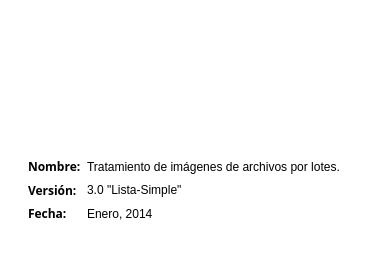
     <widget class="QWidget" name="tab">
      <property name="styleSheet">
       <string notr="true">background-color: rgb(255, 255, 255);</string>
      </property>
      <attribute name="title">
       <string>Versión</string>
      </attribute>
      <layout class="QGridLayout" name="gridLayout_3">
       <item row="0" column="0">
        <layout class="QHBoxLayout" name="horizontalLayout_3">
         <item>
          <spacer name="horizontalSpacer_2">
           <property name="orientation">
            <enum>Qt::Horizontal</enum>
           </property>
           <property name="sizeHint" stdset="0">
            <size>
             <width>23</width>
             <height>141</height>
            </size>
           </property>
          </spacer>
         </item>
         <item>
          <widget class="QLabel" name="label">
           <property name="sizePolicy">
            <sizepolicy hsizetype="Fixed" vsizetype="Fixed">
             <horstretch>0</horstretch>
             <verstretch>0</verstretch>
            </sizepolicy>
           </property>
           <property name="minimumSize">
            <size>
             <width>224</width>
             <height>100</height>
            </size>
           </property>
           <property name="maximumSize">
            <size>
             <width>224</width>
             <height>100</height>
            </size>
           </property>
           <property name="styleSheet">
            <string notr="true">image: url(:/ayuda/recursos/imagenes/ayuda_rcs/logo_doclux.png);</string>
           </property>
           <property name="text">
            <string/>
           </property>
           <property name="pixmap">
            <pixmap>:/imgs/recursos/imagenes/logo_proyecto.png</pixmap>
           </property>
           <property name="scaledContents">
            <bool>true</bool>
           </property>
          </widget>
         </item>
         <item>
          <spacer name="horizontalSpacer_3">
           <property name="orientation">
            <enum>Qt::Horizontal</enum>
           </property>
           <property name="sizeHint" stdset="0">
            <size>
             <width>49</width>
             <height>141</height>
            </size>
           </property>
          </spacer>
         </item>
        </layout>
       </item>
       <item row="1" column="0">
        <layout class="QVBoxLayout" name="verticalLayout_3">
         <item>
          <layout class="QHBoxLayout" name="horizontalLayout_4">
           <item>
            <spacer name="horizontalSpacer_4">
             <property name="orientation">
              <enum>Qt::Horizontal</enum>
             </property>
             <property name="sizeHint" stdset="0">
              <size>
               <width>17</width>
               <height>64</height>
              </size>
             </property>
            </spacer>
           </item>
           <item>
            <layout class="QHBoxLayout" name="horizontalLayout">
             <item>
              <layout class="QVBoxLayout" name="verticalLayout">
               <item>
                <widget class="QLabel" name="label_2">
                 <property name="font">
                  <font>
                   <family>Sans Serif</family>
                   <weight>75</weight>
                   <bold>true</bold>
                  </font>
                 </property>
                 <property name="text">
                  <string>Nombre:</string>
                 </property>
                </widget>
               </item>
               <item>
                <widget class="QLabel" name="label_5">
                 <property name="font">
                  <font>
                   <family>Sans Serif</family>
                   <weight>75</weight>
                   <bold>true</bold>
                  </font>
                 </property>
                 <property name="text">
                  <string>Versión:</string>
                 </property>
                </widget>
               </item>
               <item>
                <widget class="QLabel" name="label_7">
                 <property name="font">
                  <font>
                   <family>Sans Serif</family>
                   <weight>75</weight>
                   <bold>true</bold>
                  </font>
                 </property>
                 <property name="text">
                  <string>Fecha:</string>
                 </property>
                </widget>
               </item>
              </layout>
             </item>
             <item>
              <layout class="QVBoxLayout" name="verticalLayout_2">
               <item>
                <widget class="QLabel" name="label_3">
                 <property name="text">
                  <string>Tratamiento de imágenes de archivos por lotes.</string>
                 </property>
                </widget>
               </item>
               <item>
                <widget class="QLabel" name="label_6">
                 <property name="text">
                  <string>3.0 &quot;Lista-Simple&quot;</string>
                 </property>
                 <property name="scaledContents">
                  <bool>false</bool>
                 </property>
                </widget>
               </item>
               <item>
                <widget class="QLabel" name="label_8">
                 <property name="text">
                  <string>Enero, 2014</string>
                 </property>
                </widget>
               </item>
              </layout>
             </item>
            </layout>
           </item>
           <item>
            <spacer name="horizontalSpacer_5">
             <property name="orientation">
              <enum>Qt::Horizontal</enum>
             </property>
             <property name="sizeHint" stdset="0">
              <size>
               <width>18</width>
               <height>64</height>
              </size>
             </property>
            </spacer>
           </item>
          </layout>
         </item>
         <item>
          <spacer name="verticalSpacer">
           <property name="orientation">
            <enum>Qt::Vertical</enum>
           </property>
           <property name="sizeHint" stdset="0">
            <size>
             <width>20</width>
             <height>40</height>
            </size>
           </property>
          </spacer>
         </item>
        </layout>
       </item>
      </layout>
     </widget>
